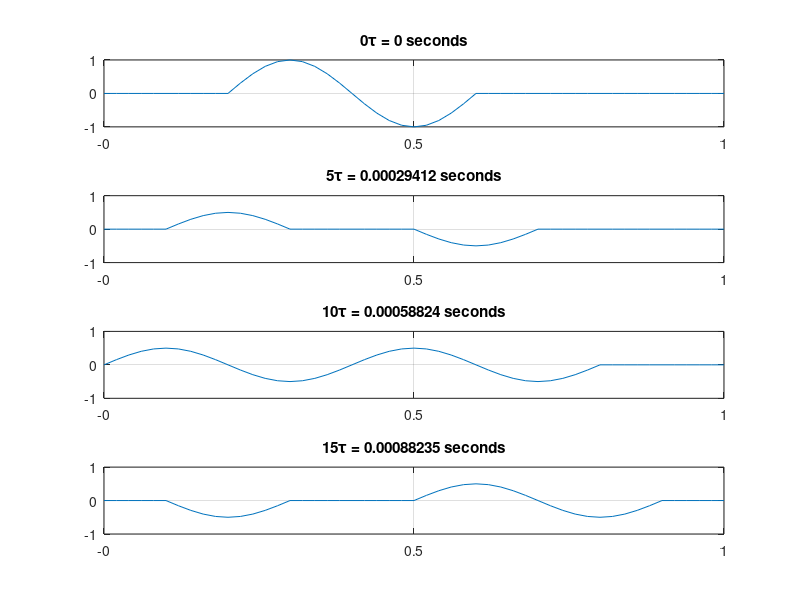
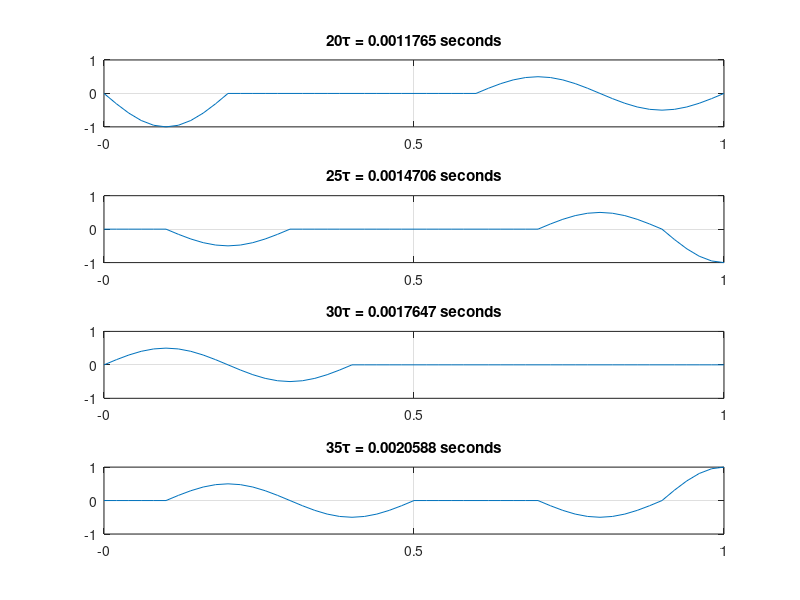
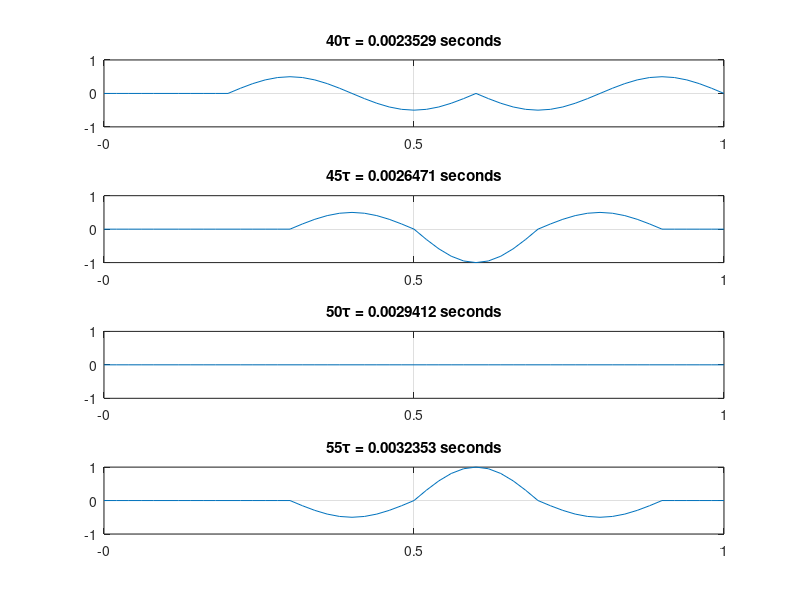
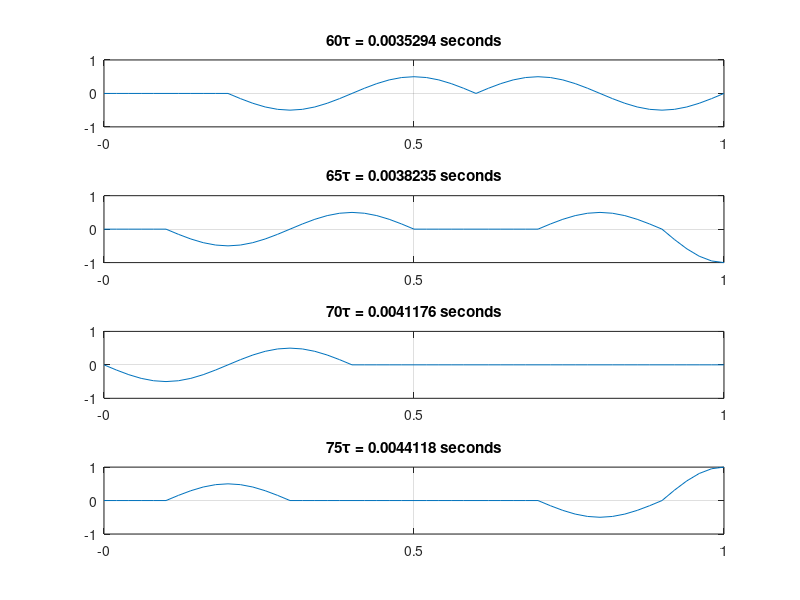

Recreate these plots in MATLAB, in order.
% Clean data
clc;
clf;
clear;


% Parameters
m = 51;
j_max = 116;

f = zeros(m, 1);
g = zeros(m, 1);
u = zeros(m, j_max);
X = zeros(m, 1);

a = 340;
h = 0.02;
tau = h / a;


% Define f and g
for i = 1:m
    f(i) = 0;
    g(i) = 0;
    
    if i >= 11 && i <= 31
        f(i) = sin(5 * pi * ((i - 1) * h - 0.2));
    end
end


% Initial conditions
for i = 1:m
    u(i,1) = f(i);
end


% Coundary conditions at the closed left end
for j = 2:j_max
    u(1,j) = 0;
end


% Compute the solution at j = 2
for i = 2:m-1
    u(i,2) = (f(i-1) + f(i+1)) / 2 + tau * g(i);
end

u(m,2) = f(m-1) + tau * g(m);


% Compute the solution at subsequent time steps
for j = 2:j_max-1
    for i = 2:m-1
        u(i,j+1) = u(i-1,j) + u(i+1,j) - u(i,j-1);
    end
    
    u(m,j+1) = 2 * u(m-1,j) - u(m,j-1);
end

for j = 1:j_max
    for i = 1:m
        if abs(u(i,j)) < 1e-10
            u(i,j) = 0;
        end
    end
end


% Compute grid points coordinates
X(1) = 0;

for i = 2:m
    X(i) = X(i-1) + h;
end


% Plot results
iter = 1;
j_ind = 1;
count = 0;

while j_ind <= j_max
    if count == 20
        iter = 1;
        count = 0;
        figure();
    end

    subplot(4, 1, iter);
    plot(X, u(:,j_ind));
    xlim([0, 1]);
    ylim([-1, 1]);
    xticks([-0, 0.5, 1]);
    yticks([-1, 0, 1]);
    grid on;
    title([int2str(j_ind-1), '\tau = ', num2str((j_ind-1)*tau), ...
        ' seconds']);

    iter = iter + 1;
    j_ind = j_ind + 5;
    count = count + 5;
end